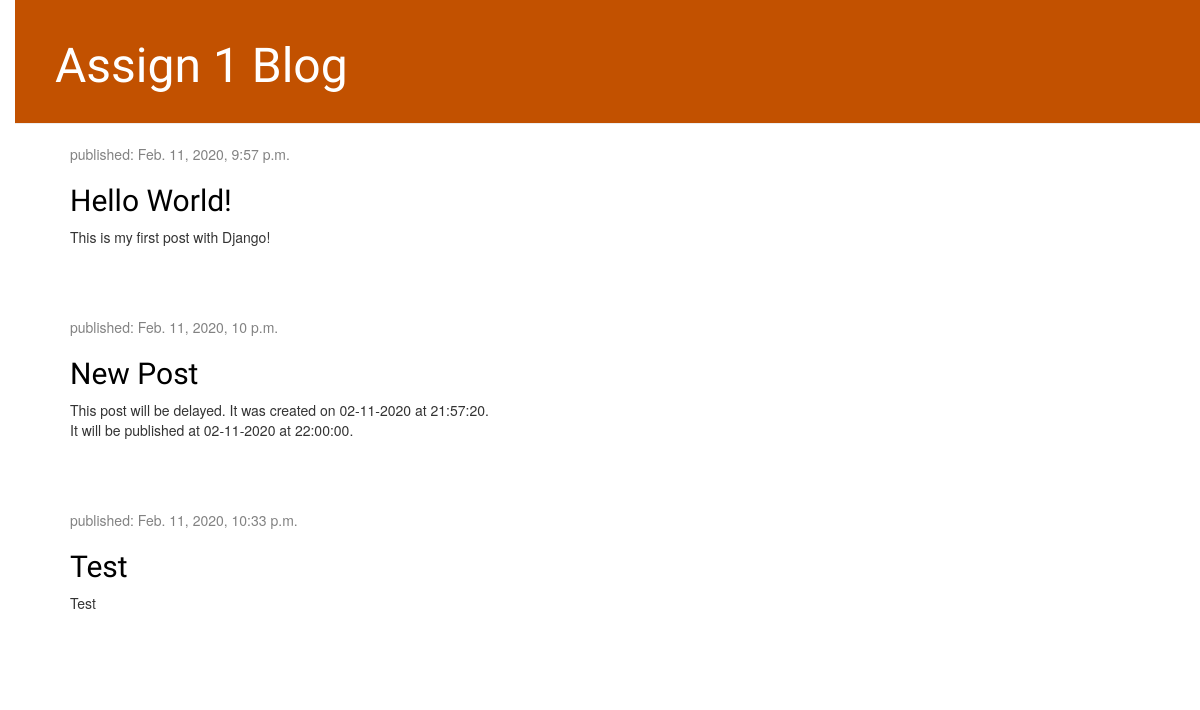
The app's page /, older data.
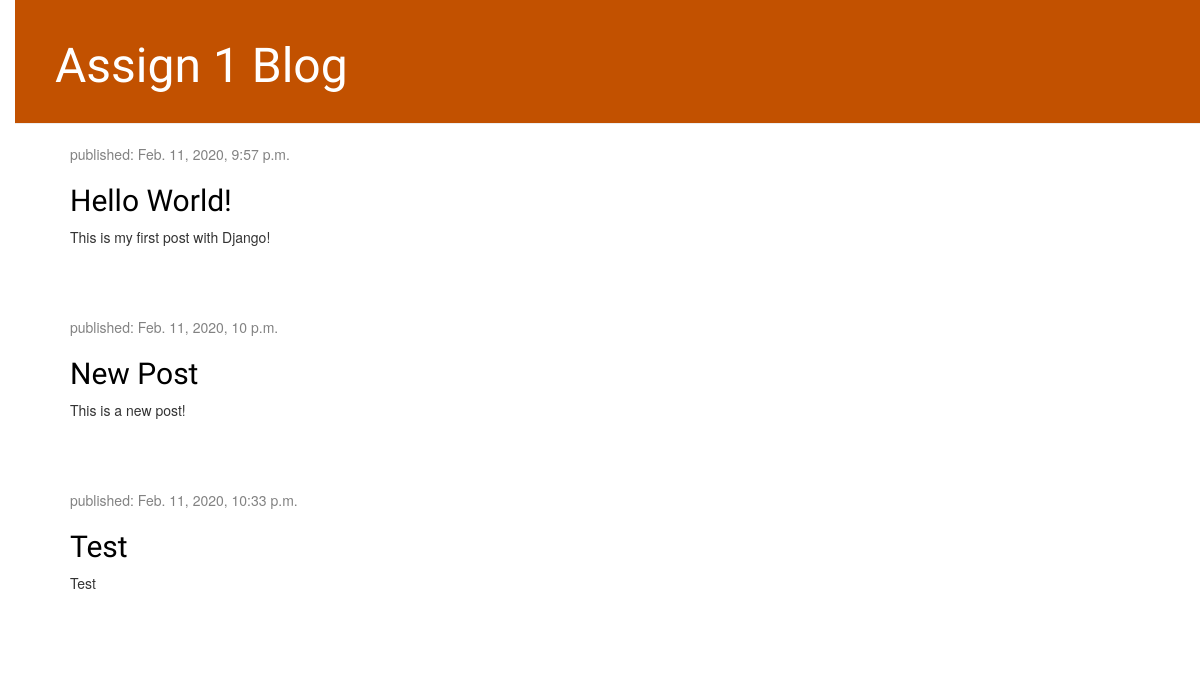
The same page, newer data.
### blog/models.py (models this page shows, shortened)
class Post(models.Model):
    author = models.ForeignKey(settings.AUTH_USER_MODEL, on_delete=models.CASCADE)
    title = models.CharField(max_length=200)
    text = models.TextField()
    created_date = models.DateTimeField(default=timezone.now)
    published_date = models.DateTimeField(blank=True, null=True)

### blog/views.py (the view)
# urls.py: path('', views.post_list, name='post_list'),
def post_list(request):
    posts = Post.objects.filter(published_date__lte=timezone.now()).order_by('published_date')
    return render(request, 'blog/post_list.html', {'posts': posts})

### blog/templates/blog/post_list.html
{% extends 'blog/base.html' %}
{% block content %}
    {% for post in posts %}
        <div class="post">
            <div class="date">
                <p>published: {{ post.published_date }}</p>
            </div>
            <h2><a href="{% url 'post_detail' pk=post.pk %}">{{ post.title }}</a></h2>
            <p>{{ post.text|linebreaksbr }}</p>
        </div>
    {% endfor %}
{% endblock %}

Row changes from the older to the newer data that the page shows:
changed Post "New Post": text "This post will be delayed. It was created on 02-11-2020 at 21:57:20. It will be published at 02-11-2020 at 22:00:00." → "This is a new post!"
